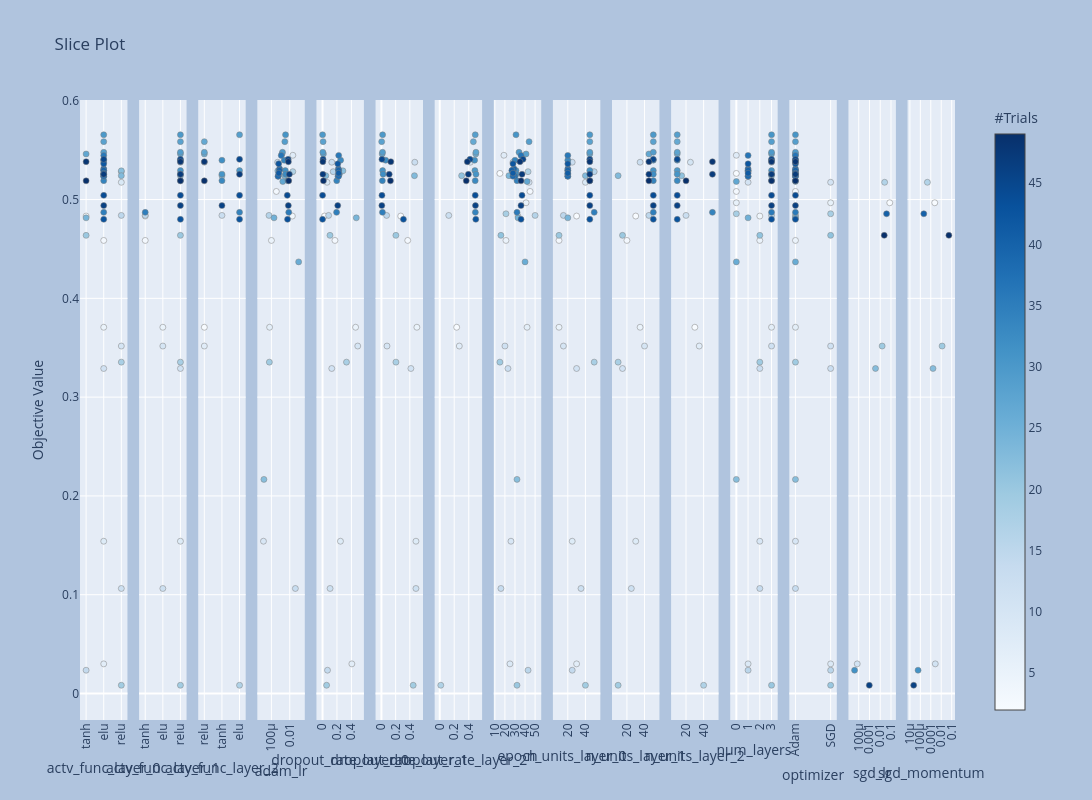

The notebook cell saved with this chart:
### Code cell
fig = optuna.visualization.plot_slice(study)
fig.update_layout(
    autosize=False,
    width=2200,
    height=800,
    paper_bgcolor="LightSteelBlue",
)
fig.update_xaxes(automargin=True,tickangle=-90)

### Figure 1 — Plotly figure (JSON) as saved in the notebook; plotly's stock layout.template omitted (floating-point values rounded to 4 significant figures)
{"data": [{"marker": {"color": [2, 3, 5, 7, 8, 9, 10, 11, 12, 13, 14, 15, 16, 18, 19, 20, 22, 23, 24, 27, 28, 29, 30, 31, 32, 33, 34, 35, 36, 37, 38, 39, 40, 41, 42, 43, 44, 45, 46, 47, 48, 49], "colorbar": {"title": {"text": "#Trials"}, "x": 1, "xpad": 40, "y": 0.5}, "colorscale": [[0, "rgb(247,251,255)"], [0.125, "rgb(222,235,247)"], [0.25, "rgb(198,219,239)"], [0.375, "rgb(158,202,225)"], [0.5, "rgb(107,174,214)"], [0.625, "rgb(66,146,198)"], [0.75, "rgb(33,113,181)"], [0.875, "rgb(8,81,156)"], [1, "rgb(8,48,107)"]], "line": {"color": "Grey", "width": 0.5}, "showscale": true}, "mode": "markers", "showlegend": false, "type": "scatter", "x": ["tanh", "elu", "elu", "elu", "elu", "relu", "relu", "elu", "relu", "elu", "tanh", "relu", "relu", "relu", "relu", "tanh", "relu", "relu", "tanh", "tanh", "elu", "elu", "elu", "elu", "elu", "elu", "elu", "elu", "elu", "elu", "elu", "elu", "elu", "elu", "elu", "elu", "elu", "elu", "elu", "elu", "tanh", "tanh"], "xaxis": "x", "y": [0.4833, 0.4586, 0.3707, 0.02999, 0.1541, 0.5175, 0.3517, 0.329, 0.1063, 0.5378, 0.02356, 0.484, 0.5282, 0.3354, 0.008346, 0.4638, 0.5291, 0.5242, 0.4815, 0.5462, 0.5586, 0.5479, 0.5656, 0.5293, 0.5257, 0.5398, 0.5192, 0.487, 0.5447, 0.5236, 0.5236, 0.5311, 0.5296, 0.5267, 0.5362, 0.48, 0.5042, 0.5407, 0.4939, 0.5256, 0.5383, 0.5189], "yaxis": "y"}, {"marker": {"color": [2, 3, 5, 8, 10, 11, 12, 13, 15, 18, 19, 20, 23, 27, 28, 29, 30, 31, 32, 33, 34, 35, 43, 44, 45, 46, 47, 48, 49], "colorbar": {"title": {"text": "#Trials"}, "x": 1, "xpad": 40}, "colorscale": [[0, "rgb(247,251,255)"], [0.125, "rgb(222,235,247)"], [0.25, "rgb(198,219,239)"], [0.375, "rgb(158,202,225)"], [0.5, "rgb(107,174,214)"], [0.625, "rgb(66,146,198)"], [0.75, "rgb(33,113,181)"], [0.875, "rgb(8,81,156)"], [1, "rgb(8,48,107)"]], "line": {"color": "Grey", "width": 0.5}, "showscale": false}, "mode": "markers", "showlegend": false, "type": "scatter", "x": ["tanh", "tanh", "elu", "relu", "elu", "relu", "elu", "relu", "tanh", "relu", "relu", "relu", "relu", "relu", "relu", "relu", "relu", "relu", "relu", "relu", "relu", "tanh", "relu", "relu", "relu", "relu", "relu", "relu", "relu"], "xaxis": "x2", "y": [0.4833, 0.4586, 0.3707, 0.1541, 0.3517, 0.329, 0.1063, 0.5378, 0.484, 0.3354, 0.008346, 0.4638, 0.5242, 0.5462, 0.5586, 0.5479, 0.5656, 0.5293, 0.5257, 0.5398, 0.5192, 0.487, 0.48, 0.5042, 0.5407, 0.4939, 0.5256, 0.5383, 0.5189], "yaxis": "y2"}, {"marker": {"color": [5, 10, 13, 15, 19, 23, 27, 28, 29, 30, 31, 32, 33, 34, 35, 43, 44, 45, 46, 47, 48, 49], "colorbar": {"title": {"text": "#Trials"}, "x": 1, "xpad": 40}, "colorscale": [[0, "rgb(247,251,255)"], [0.125, "rgb(222,235,247)"], [0.25, "rgb(198,219,239)"], [0.375, "rgb(158,202,225)"], [0.5, "rgb(107,174,214)"], [0.625, "rgb(66,146,198)"], [0.75, "rgb(33,113,181)"], [0.875, "rgb(8,81,156)"], [1, "rgb(8,48,107)"]], "line": {"color": "Grey", "width": 0.5}, "showscale": false}, "mode": "markers", "showlegend": false, "type": "scatter", "x": ["relu", "relu", "relu", "tanh", "elu", "tanh", "relu", "relu", "relu", "elu", "elu", "tanh", "tanh", "tanh", "elu", "elu", "elu", "elu", "tanh", "elu", "relu", "relu"], "xaxis": "x3", "y": [0.3707, 0.3517, 0.5378, 0.484, 0.008346, 0.5242, 0.5462, 0.5586, 0.5479, 0.5656, 0.5293, 0.5257, 0.5398, 0.5192, 0.487, 0.48, 0.5042, 0.5407, 0.4939, 0.5256, 0.5383, 0.5189], "yaxis": "y3"}, {"marker": {"color": [0, 1, 2, 3, 5, 6, 8, 12, 13, 15, 16, 18, 21, 22, 23, 24, 25, 26, 27, 28, 29, 30, 31, 32, 33, 34, 35, 36, 37, 38, 39, 40, 41, 42, 43, 44, 45, 46, 47, 48, 49], "colorbar": {"title": {"text": "#Trials"}, "x": 1, "xpad": 40}, "colorscale": [[0, "rgb(247,251,255)"], [0.125, "rgb(222,235,247)"], [0.25, "rgb(198,219,239)"], [0.375, "rgb(158,202,225)"], [0.5, "rgb(107,174,214)"], [0.625, "rgb(66,146,198)"], [0.75, "rgb(33,113,181)"], [0.875, "rgb(8,81,156)"], [1, "rgb(8,48,107)"]], "line": {"color": "Grey", "width": 0.5}, "showscale": false}, "mode": "markers", "showlegend": false, "type": "scatter", "x": [0.002186, 0.0003435, 0.01924, 9.957e-05, 6.343e-05, 0.02179, 1.344e-05, 0.04093, 0.0004775, 5.424e-05, 0.02153, 5.918e-05, 1.508e-05, 0.000504, 0.002872, 0.0001906, 0.09376, 0.001737, 0.001414, 0.002895, 0.001608, 0.00346, 0.003255, 0.003571, 0.002511, 0.006378, 0.007756, 0.001172, 0.000556, 0.0005267, 0.0007847, 0.0007384, 0.0006369, 0.0006225, 0.005717, 0.005388, 0.006667, 0.006992, 0.009037, 0.007082, 0.007739], "xaxis": "x4", "y": [0.5265, 0.5082, 0.4833, 0.4586, 0.3707, 0.5448, 0.1541, 0.1063, 0.5378, 0.484, 0.5282, 0.3354, 0.2167, 0.5291, 0.5242, 0.4815, 0.4369, 0.5183, 0.5462, 0.5586, 0.5479, 0.5656, 0.5293, 0.5257, 0.5398, 0.5192, 0.487, 0.5447, 0.5236, 0.5236, 0.5311, 0.5296, 0.5267, 0.5362, 0.48, 0.5042, 0.5407, 0.4939, 0.5256, 0.5383, 0.5189], "yaxis": "y4"}, {"marker": {"color": [2, 3, 5, 7, 8, 9, 10, 11, 12, 13, 14, 15, 16, 18, 19, 20, 22, 23, 24, 27, 28, 29, 30, 31, 32, 33, 34, 35, 36, 37, 38, 39, 40, 41, 42, 43, 44, 45, 46, 47, 48, 49], "colorbar": {"title": {"text": "#Trials"}, "x": 1, "xpad": 40}, "colorscale": [[0, "rgb(247,251,255)"], [0.125, "rgb(222,235,247)"], [0.25, "rgb(198,219,239)"], [0.375, "rgb(158,202,225)"], [0.5, "rgb(107,174,214)"], [0.625, "rgb(66,146,198)"], [0.75, "rgb(33,113,181)"], [0.875, "rgb(8,81,156)"], [1, "rgb(8,48,107)"]], "line": {"color": "Grey", "width": 0.5}, "showscale": false}, "mode": "markers", "showlegend": false, "type": "scatter", "x": [0.02638, 0.1722, 0.4581, 0.4062, 0.2485, 0.06255, 0.488, 0.1279, 0.1044, 0.1282, 0.06897, 0.08439, 0.1474, 0.3318, 0.05615, 0.1031, 0.2822, 0.04528, 0.4677, 0.01181, 0.008006, 0.004292, 0.0008073, 0.2242, 0.2323, 0.2508, 0.1967, 0.1945, 0.224, 0.2137, 0.2227, 0.2195, 0.2216, 0.2231, 0.2115, 0.0005251, 0.0008146, 0.00744, 0.2105, 0.004843, 0.004353, 0.01259], "xaxis": "x5", "y": [0.4833, 0.4586, 0.3707, 0.02999, 0.1541, 0.5175, 0.3517, 0.329, 0.1063, 0.5378, 0.02356, 0.484, 0.5282, 0.3354, 0.008346, 0.4638, 0.5291, 0.5242, 0.4815, 0.5462, 0.5586, 0.5479, 0.5656, 0.5293, 0.5257, 0.5398, 0.5192, 0.487, 0.5447, 0.5236, 0.5236, 0.5311, 0.5296, 0.5267, 0.5362, 0.48, 0.5042, 0.5407, 0.4939, 0.5256, 0.5383, 0.5189], "yaxis": "y5"}, {"marker": {"color": [2, 3, 5, 8, 10, 11, 12, 13, 15, 18, 19, 20, 23, 27, 28, 29, 30, 31, 32, 33, 34, 35, 43, 44, 45, 46, 47, 48, 49], "colorbar": {"title": {"text": "#Trials"}, "x": 1, "xpad": 40}, "colorscale": [[0, "rgb(247,251,255)"], [0.125, "rgb(222,235,247)"], [0.25, "rgb(198,219,239)"], [0.375, "rgb(158,202,225)"], [0.5, "rgb(107,174,214)"], [0.625, "rgb(66,146,198)"], [0.75, "rgb(33,113,181)"], [0.875, "rgb(8,81,156)"], [1, "rgb(8,48,107)"]], "line": {"color": "Grey", "width": 0.5}, "showscale": false}, "mode": "markers", "showlegend": false, "type": "scatter", "x": [0.2718, 0.3706, 0.4993, 0.4865, 0.07872, 0.4148, 0.4862, 0.47, 0.07297, 0.2042, 0.4472, 0.2036, 0.4652, 0.01067, 0.003466, 0.01546, 0.01642, 0.01634, 0.0232, 0.05985, 0.01291, 0.01409, 0.3099, 0.007309, 0.007551, 0.005705, 0.1095, 0.1322, 0.127], "xaxis": "x6", "y": [0.4833, 0.4586, 0.3707, 0.1541, 0.3517, 0.329, 0.1063, 0.5378, 0.484, 0.3354, 0.008346, 0.4638, 0.5242, 0.5462, 0.5586, 0.5479, 0.5656, 0.5293, 0.5257, 0.5398, 0.5192, 0.487, 0.48, 0.5042, 0.5407, 0.4939, 0.5256, 0.5383, 0.5189], "yaxis": "y6"}, {"marker": {"color": [5, 10, 13, 15, 19, 23, 27, 28, 29, 30, 31, 32, 33, 34, 35, 43, 44, 45, 46, 47, 48, 49], "colorbar": {"title": {"text": "#Trials"}, "x": 1, "xpad": 40}, "colorscale": [[0, "rgb(247,251,255)"], [0.125, "rgb(222,235,247)"], [0.25, "rgb(198,219,239)"], [0.375, "rgb(158,202,225)"], [0.5, "rgb(107,174,214)"], [0.625, "rgb(66,146,198)"], [0.75, "rgb(33,113,181)"], [0.875, "rgb(8,81,156)"], [1, "rgb(8,48,107)"]], "line": {"color": "Grey", "width": 0.5}, "showscale": false}, "mode": "markers", "showlegend": false, "type": "scatter", "x": [0.2332, 0.2698, 0.4207, 0.1244, 0.01434, 0.3017, 0.4967, 0.4634, 0.4993, 0.4896, 0.4847, 0.4998, 0.4807, 0.489, 0.491, 0.4972, 0.4892, 0.4171, 0.4925, 0.3945, 0.3801, 0.3656], "xaxis": "x7", "y": [0.3707, 0.3517, 0.5378, 0.484, 0.008346, 0.5242, 0.5462, 0.5586, 0.5479, 0.5656, 0.5293, 0.5257, 0.5398, 0.5192, 0.487, 0.48, 0.5042, 0.5407, 0.4939, 0.5256, 0.5383, 0.5189], "yaxis": "y7"}, {"marker": {"color": [0, 1, 2, 3, 4, 5, 6, 7, 8, 9, 10, 11, 12, 13, 14, 15, 16, 17, 18, 19, 20, 21, 22, 23, 24, 25, 26, 27, 28, 29, 30, 31, 32, 33, 34, 35, 36, 37, 38, 39, 40, 41, 42, 43, 44, 45, 46, 47, 48, 49], "colorbar": {"title": {"text": "#Trials"}, "x": 1, "xpad": 40}, "colorscale": [[0, "rgb(247,251,255)"], [0.125, "rgb(222,235,247)"], [0.25, "rgb(198,219,239)"], [0.375, "rgb(158,202,225)"], [0.5, "rgb(107,174,214)"], [0.625, "rgb(66,146,198)"], [0.75, "rgb(33,113,181)"], [0.875, "rgb(8,81,156)"], [1, "rgb(8,48,107)"]], "line": {"color": "Grey", "width": 0.5}, "showscale": false}, "mode": "markers", "showlegend": false, "type": "scatter", "x": [15, 45, 33, 21, 41, 42, 19, 25, 26, 44, 20, 23, 16, 28, 43, 50, 43, 21, 15, 32, 16, 32, 27, 24, 33, 40, 42, 41, 44, 34, 31, 31, 31, 30, 32, 32, 36, 30, 28, 29, 27, 28, 28, 36, 37, 38, 36, 37, 35, 36], "xaxis": "x8", "y": [0.5265, 0.5082, 0.4833, 0.4586, 0.4967, 0.3707, 0.5448, 0.02999, 0.1541, 0.5175, 0.3517, 0.329, 0.1063, 0.5378, 0.02356, 0.484, 0.5282, 0.4856, 0.3354, 0.008346, 0.4638, 0.2167, 0.5291, 0.5242, 0.4815, 0.4369, 0.5183, 0.5462, 0.5586, 0.5479, 0.5656, 0.5293, 0.5257, 0.5398, 0.5192, 0.487, 0.5447, 0.5236, 0.5236, 0.5311, 0.5296, 0.5267, 0.5362, 0.48, 0.5042, 0.5407, 0.4939, 0.5256, 0.5383, 0.5189], "yaxis": "y8"}, {"marker": {"color": [2, 3, 5, 7, 8, 9, 10, 11, 12, 13, 14, 15, 16, 18, 19, 20, 22, 23, 24, 27, 28, 29, 30, 31, 32, 33, 34, 35, 36, 37, 38, 39, 40, 41, 42, 43, 44, 45, 46, 47, 48, 49], "colorbar": {"title": {"text": "#Trials"}, "x": 1, "xpad": 40}, "colorscale": [[0, "rgb(247,251,255)"], [0.125, "rgb(222,235,247)"], [0.25, "rgb(198,219,239)"], [0.375, "rgb(158,202,225)"], [0.5, "rgb(107,174,214)"], [0.625, "rgb(66,146,198)"], [0.75, "rgb(33,113,181)"], [0.875, "rgb(8,81,156)"], [1, "rgb(8,48,107)"]], "line": {"color": "Grey", "width": 0.5}, "showscale": false}, "mode": "markers", "showlegend": false, "type": "scatter", "x": [30, 10, 10, 30, 25, 40, 15, 30, 35, 25, 25, 15, 50, 50, 40, 10, 20, 40, 20, 45, 45, 45, 45, 45, 20, 20, 45, 50, 20, 20, 20, 20, 20, 20, 20, 45, 45, 45, 45, 45, 45, 45], "xaxis": "x9", "y": [0.4833, 0.4586, 0.3707, 0.02999, 0.1541, 0.5175, 0.3517, 0.329, 0.1063, 0.5378, 0.02356, 0.484, 0.5282, 0.3354, 0.008346, 0.4638, 0.5291, 0.5242, 0.4815, 0.5462, 0.5586, 0.5479, 0.5656, 0.5293, 0.5257, 0.5398, 0.5192, 0.487, 0.5447, 0.5236, 0.5236, 0.5311, 0.5296, 0.5267, 0.5362, 0.48, 0.5042, 0.5407, 0.4939, 0.5256, 0.5383, 0.5189], "yaxis": "y9"}, {"marker": {"color": [2, 3, 5, 8, 10, 11, 12, 13, 15, 18, 19, 20, 23, 27, 28, 29, 30, 31, 32, 33, 34, 35, 43, 44, 45, 46, 47, 48, 49], "colorbar": {"title": {"text": "#Trials"}, "x": 1, "xpad": 40}, "colorscale": [[0, "rgb(247,251,255)"], [0.125, "rgb(222,235,247)"], [0.25, "rgb(198,219,239)"], [0.375, "rgb(158,202,225)"], [0.5, "rgb(107,174,214)"], [0.625, "rgb(66,146,198)"], [0.75, "rgb(33,113,181)"], [0.875, "rgb(8,81,156)"], [1, "rgb(8,48,107)"]], "line": {"color": "Grey", "width": 0.5}, "showscale": false}, "mode": "markers", "showlegend": false, "type": "scatter", "x": [30, 20, 35, 30, 40, 15, 25, 35, 45, 10, 10, 15, 10, 45, 50, 50, 50, 50, 50, 50, 50, 50, 50, 50, 50, 50, 45, 45, 45], "xaxis": "x10", "y": [0.4833, 0.4586, 0.3707, 0.1541, 0.3517, 0.329, 0.1063, 0.5378, 0.484, 0.3354, 0.008346, 0.4638, 0.5242, 0.5462, 0.5586, 0.5479, 0.5656, 0.5293, 0.5257, 0.5398, 0.5192, 0.487, 0.48, 0.5042, 0.5407, 0.4939, 0.5256, 0.5383, 0.5189], "yaxis": "y10"}, {"marker": {"color": [5, 10, 13, 15, 19, 23, 27, 28, 29, 30, 31, 32, 33, 34, 35, 43, 44, 45, 46, 47, 48, 49], "colorbar": {"title": {"text": "#Trials"}, "x": 1, "xpad": 40}, "colorscale": [[0, "rgb(247,251,255)"], [0.125, "rgb(222,235,247)"], [0.25, "rgb(198,219,239)"], [0.375, "rgb(158,202,225)"], [0.5, "rgb(107,174,214)"], [0.625, "rgb(66,146,198)"], [0.75, "rgb(33,113,181)"], [0.875, "rgb(8,81,156)"], [1, "rgb(8,48,107)"]], "line": {"color": "Grey", "width": 0.5}, "showscale": false}, "mode": "markers", "showlegend": false, "type": "scatter", "x": [30, 35, 25, 20, 40, 15, 10, 10, 10, 10, 10, 10, 10, 10, 50, 10, 10, 10, 10, 50, 50, 20], "xaxis": "x11", "y": [0.3707, 0.3517, 0.5378, 0.484, 0.008346, 0.5242, 0.5462, 0.5586, 0.5479, 0.5656, 0.5293, 0.5257, 0.5398, 0.5192, 0.487, 0.48, 0.5042, 0.5407, 0.4939, 0.5256, 0.5383, 0.5189], "yaxis": "y11"}, {"marker": {"color": [0, 1, 2, 3, 4, 5, 6, 7, 8, 9, 10, 11, 12, 13, 14, 15, 16, 17, 18, 19, 20, 21, 22, 23, 24, 25, 26, 27, 28, 29, 30, 31, 32, 33, 34, 35, 36, 37, 38, 39, 40, 41, 42, 43, 44, 45, 46, 47, 48, 49], "colorbar": {"title": {"text": "#Trials"}, "x": 1, "xpad": 40}, "colorscale": [[0, "rgb(247,251,255)"], [0.125, "rgb(222,235,247)"], [0.25, "rgb(198,219,239)"], [0.375, "rgb(158,202,225)"], [0.5, "rgb(107,174,214)"], [0.625, "rgb(66,146,198)"], [0.75, "rgb(33,113,181)"], [0.875, "rgb(8,81,156)"], [1, "rgb(8,48,107)"]], "line": {"color": "Grey", "width": 0.5}, "showscale": false}, "mode": "markers", "showlegend": false, "type": "scatter", "x": [0, 0, 2, 2, 0, 3, 0, 1, 2, 1, 3, 2, 2, 3, 1, 3, 1, 0, 2, 3, 2, 0, 1, 3, 1, 0, 0, 3, 3, 3, 3, 3, 3, 3, 3, 3, 1, 1, 1, 1, 1, 1, 1, 3, 3, 3, 3, 3, 3, 3], "xaxis": "x12", "y": [0.5265, 0.5082, 0.4833, 0.4586, 0.4967, 0.3707, 0.5448, 0.02999, 0.1541, 0.5175, 0.3517, 0.329, 0.1063, 0.5378, 0.02356, 0.484, 0.5282, 0.4856, 0.3354, 0.008346, 0.4638, 0.2167, 0.5291, 0.5242, 0.4815, 0.4369, 0.5183, 0.5462, 0.5586, 0.5479, 0.5656, 0.5293, 0.5257, 0.5398, 0.5192, 0.487, 0.5447, 0.5236, 0.5236, 0.5311, 0.5296, 0.5267, 0.5362, 0.48, 0.5042, 0.5407, 0.4939, 0.5256, 0.5383, 0.5189], "yaxis": "y12"}, {"marker": {"color": [0, 1, 2, 3, 4, 5, 6, 7, 8, 9, 10, 11, 12, 13, 14, 15, 16, 17, 18, 19, 20, 21, 22, 23, 24, 25, 26, 27, 28, 29, 30, 31, 32, 33, 34, 35, 36, 37, 38, 39, 40, 41, 42, 43, 44, 45, 46, 47, 48, 49], "colorbar": {"title": {"text": "#Trials"}, "x": 1, "xpad": 40}, "colorscale": [[0, "rgb(247,251,255)"], [0.125, "rgb(222,235,247)"], [0.25, "rgb(198,219,239)"], [0.375, "rgb(158,202,225)"], [0.5, "rgb(107,174,214)"], [0.625, "rgb(66,146,198)"], [0.75, "rgb(33,113,181)"], [0.875, "rgb(8,81,156)"], [1, "rgb(8,48,107)"]], "line": {"color": "Grey", "width": 0.5}, "showscale": false}, "mode": "markers", "showlegend": false, "type": "scatter", "x": ["Adam", "Adam", "Adam", "Adam", "SGD", "Adam", "Adam", "SGD", "Adam", "SGD", "SGD", "SGD", "Adam", "Adam", "SGD", "Adam", "Adam", "SGD", "Adam", "SGD", "SGD", "Adam", "Adam", "Adam", "Adam", "Adam", "Adam", "Adam", "Adam", "Adam", "Adam", "Adam", "Adam", "Adam", "Adam", "Adam", "Adam", "Adam", "Adam", "Adam", "Adam", "Adam", "Adam", "Adam", "Adam", "Adam", "Adam", "Adam", "Adam", "Adam"], "xaxis": "x13", "y": [0.5265, 0.5082, 0.4833, 0.4586, 0.4967, 0.3707, 0.5448, 0.02999, 0.1541, 0.5175, 0.3517, 0.329, 0.1063, 0.5378, 0.02356, 0.484, 0.5282, 0.4856, 0.3354, 0.008346, 0.4638, 0.2167, 0.5291, 0.5242, 0.4815, 0.4369, 0.5183, 0.5462, 0.5586, 0.5479, 0.5656, 0.5293, 0.5257, 0.5398, 0.5192, 0.487, 0.5447, 0.5236, 0.5236, 0.5311, 0.5296, 0.5267, 0.5362, 0.48, 0.5042, 0.5407, 0.4939, 0.5256, 0.5383, 0.5189], "yaxis": "y13"}, {"marker": {"color": [4, 7, 9, 10, 11, 14, 17, 19, 20], "colorbar": {"title": {"text": "#Trials"}, "x": 1, "xpad": 40}, "colorscale": [[0, "rgb(247,251,255)"], [0.125, "rgb(222,235,247)"], [0.25, "rgb(198,219,239)"], [0.375, "rgb(158,202,225)"], [0.5, "rgb(107,174,214)"], [0.625, "rgb(66,146,198)"], [0.75, "rgb(33,113,181)"], [0.875, "rgb(8,81,156)"], [1, "rgb(8,48,107)"]], "line": {"color": "Grey", "width": 0.5}, "showscale": false}, "mode": "markers", "showlegend": false, "type": "scatter", "x": [0.07685, 7.281e-05, 0.02565, 0.01506, 0.003629, 4.114e-05, 0.03869, 0.000964, 0.02355], "xaxis": "x14", "y": [0.4967, 0.02999, 0.5175, 0.3517, 0.329, 0.02356, 0.4856, 0.008346, 0.4638], "yaxis": "y14"}, {"marker": {"color": [4, 7, 9, 10, 11, 14, 17, 19, 20], "colorbar": {"title": {"text": "#Trials"}, "x": 1, "xpad": 40}, "colorscale": [[0, "rgb(247,251,255)"], [0.125, "rgb(222,235,247)"], [0.25, "rgb(198,219,239)"], [0.375, "rgb(158,202,225)"], [0.5, "rgb(107,174,214)"], [0.625, "rgb(66,146,198)"], [0.75, "rgb(33,113,181)"], [0.875, "rgb(8,81,156)"], [1, "rgb(8,48,107)"]], "line": {"color": "Grey", "width": 0.5}, "showscale": false}, "mode": "markers", "showlegend": false, "type": "scatter", "x": [0.002389, 0.002694, 0.0004721, 0.01211, 0.001626, 6.046e-05, 0.0002131, 2.293e-05, 0.05391], "xaxis": "x15", "y": [0.4967, 0.02999, 0.5175, 0.3517, 0.329, 0.02356, 0.4856, 0.008346, 0.4638], "yaxis": "y15"}], "layout": {"autosize": false, "height": 800, "paper_bgcolor": "LightSteelBlue", "title": {"text": "Slice Plot"}, "width": 2200, "xaxis": {"anchor": "y", "automargin": true, "autorange": true, "domain": [0, 0.05422], "range": [-0.2046, 2.205], "tickangle": -90, "title": {"text": "actv_func_layer_0"}, "type": "category"}, "xaxis10": {"anchor": "y10", "automargin": true, "autorange": true, "domain": [0.608, 0.6622], "range": [5.908, 54.09], "tickangle": -90, "title": {"text": "n_units_layer_1"}, "type": "linear"}, "xaxis11": {"anchor": "y11", "automargin": true, "autorange": true, "domain": [0.6756, 0.7298], "range": [5.908, 54.09], "tickangle": -90, "title": {"text": "n_units_layer_2"}, "type": "linear"}, "xaxis12": {"anchor": "y12", "automargin": true, "autorange": true, "domain": [0.7431, 0.7973], "range": [-0.3069, 3.307], "tickangle": -90, "title": {"text": "num_layers"}, "type": "linear"}, "xaxis13": {"anchor": "y13", "automargin": true, "autorange": true, "domain": [0.8107, 0.8649], "range": [-0.1023, 1.102], "tickangle": -90, "title": {"text": "optimizer"}, "type": "category"}, "xaxis14": {"anchor": "y14", "automargin": true, "autorange": true, "domain": [0.8782, 0.9324], "range": [-4.72, -0.7796], "tickangle": -90, "title": {"text": "sgd_lr"}, "type": "log"}, "xaxis15": {"anchor": "y15", "automargin": true, "autorange": true, "domain": [0.9458, 1.0], "range": [-4.984, -0.9234], "tickangle": -90, "title": {"text": "sgd_momentum"}, "type": "log"}, "xaxis2": {"anchor": "y2", "automargin": true, "autorange": true, "domain": [0.06756, 0.1218], "range": [-0.2046, 2.205], "tickangle": -90, "title": {"text": "actv_func_layer_1"}, "type": "category"}, "xaxis3": {"anchor": "y3", "automargin": true, "autorange": true, "domain": [0.1351, 0.1893], "range": [-0.2046, 2.205], "tickangle": -90, "title": {"text": "actv_func_layer_2"}, "type": "category"}, "xaxis4": {"anchor": "y4", "automargin": true, "autorange": true, "domain": [0.2027, 0.2569], "range": [-5.265, -0.6348], "tickangle": -90, "title": {"text": "adam_lr"}, "type": "log"}, "xaxis5": {"anchor": "y5", "automargin": true, "autorange": true, "domain": [0.2702, 0.3244], "range": [-0.04935, 0.5379], "tickangle": -90, "title": {"text": "dropout_rate_layer_0"}, "type": "linear"}, "xaxis6": {"anchor": "y6", "automargin": true, "autorange": true, "domain": [0.3378, 0.392], "range": [-0.04726, 0.5501], "tickangle": -90, "title": {"text": "dropout_rate_layer_1"}, "type": "linear"}, "xaxis7": {"anchor": "y7", "automargin": true, "autorange": true, "domain": [0.4053, 0.4596], "range": [-0.03532, 0.5494], "tickangle": -90, "title": {"text": "dropout_rate_layer_2"}, "type": "linear"}, "xaxis8": {"anchor": "y8", "automargin": true, "autorange": true, "domain": [0.4729, 0.5271], "range": [11.42, 53.58], "tickangle": -90, "title": {"text": "epoch"}, "type": "linear"}, "xaxis9": {"anchor": "y9", "automargin": true, "autorange": true, "domain": [0.5404, 0.5947], "range": [5.908, 54.09], "tickangle": -90, "title": {"text": "n_units_layer_0"}, "type": "linear"}, "yaxis": {"anchor": "x", "autorange": true, "domain": [0, 1], "range": [-0.02683, 0.6008], "title": {"text": "Objective Value"}, "type": "linear"}, "yaxis10": {"anchor": "x10", "autorange": true, "domain": [0, 1], "matches": "y", "range": [-0.02683, 0.6008], "showticklabels": false, "type": "linear"}, "yaxis11": {"anchor": "x11", "autorange": true, "domain": [0, 1], "matches": "y", "range": [-0.02683, 0.6008], "showticklabels": false, "type": "linear"}, "yaxis12": {"anchor": "x12", "autorange": true, "domain": [0, 1], "matches": "y", "range": [-0.02683, 0.6008], "showticklabels": false, "type": "linear"}, "yaxis13": {"anchor": "x13", "autorange": true, "domain": [0, 1], "matches": "y", "range": [-0.02683, 0.6008], "showticklabels": false, "type": "linear"}, "yaxis14": {"anchor": "x14", "autorange": true, "domain": [0, 1], "matches": "y", "range": [-0.02683, 0.6008], "showticklabels": false, "type": "linear"}, "yaxis15": {"anchor": "x15", "autorange": true, "domain": [0, 1], "matches": "y", "range": [-0.02683, 0.6008], "showticklabels": false, "type": "linear"}, "yaxis2": {"anchor": "x2", "autorange": true, "domain": [0, 1], "matches": "y", "range": [-0.02683, 0.6008], "showticklabels": false, "type": "linear"}, "yaxis3": {"anchor": "x3", "autorange": true, "domain": [0, 1], "matches": "y", "range": [-0.02683, 0.6008], "showticklabels": false, "type": "linear"}, "yaxis4": {"anchor": "x4", "autorange": true, "domain": [0, 1], "matches": "y", "range": [-0.02683, 0.6008], "showticklabels": false, "type": "linear"}, "yaxis5": {"anchor": "x5", "autorange": true, "domain": [0, 1], "matches": "y", "range": [-0.02683, 0.6008], "showticklabels": false, "type": "linear"}, "yaxis6": {"anchor": "x6", "autorange": true, "domain": [0, 1], "matches": "y", "range": [-0.02683, 0.6008], "showticklabels": false, "type": "linear"}, "yaxis7": {"anchor": "x7", "autorange": true, "domain": [0, 1], "matches": "y", "range": [-0.02683, 0.6008], "showticklabels": false, "type": "linear"}, "yaxis8": {"anchor": "x8", "autorange": true, "domain": [0, 1], "matches": "y", "range": [-0.02683, 0.6008], "showticklabels": false, "type": "linear"}, "yaxis9": {"anchor": "x9", "autorange": true, "domain": [0, 1], "matches": "y", "range": [-0.02683, 0.6008], "showticklabels": false, "type": "linear"}}}
